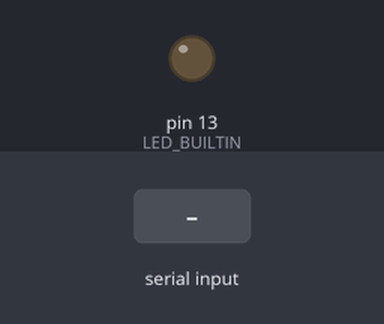
Bench run of a sketch on a simulated Arduino Uno, built with avr-gcc and run on an emulated ATmega328P. On the bench: output pins drawn as LEDs (lit = HIGH). Inputs (shaded band) come from the test bench. Random numbers use the default seed unless the sketch sets one; what the sketch prints to the serial monitor is not drawn.

Above: at 1.2 s.
1.3 s: "1" received over Serial
At 7.9 s:
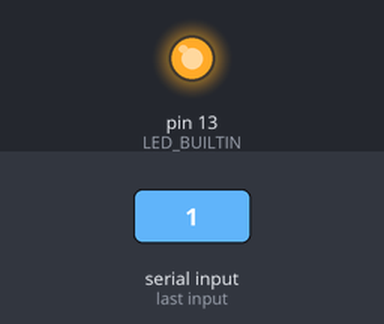
Timing chart, 0 to 9.9 s (numbered marks = the images above; inputs shaded):
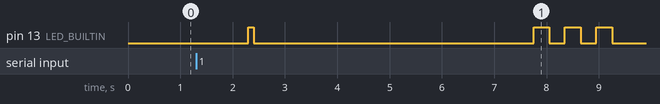

The sketch:

arduino_simulate.ino
```cpp
float prob = 0.7;  // 出現正確刷卡的機率

struct RFIDTag {   // 定義結構
   String code;
   String name;
};

// stored records. code must be UpperCase
struct RFIDTag tags[] = {
  {"96ABC1F7", "Wayne"},
  {"7340341C", "Shinjia"},
  {"B76E3685", "Bruce"},
  {"C1234567", "Candy"},
  {"D4F514C5", "David"},
  {"C3223D1C", "Admin"}
};

byte totalTags = sizeof(tags) / sizeof(RFIDTag);  // 計算結構資料筆數，結果為3。

// for timer control
unsigned long timer_next;  // 多久時間產生下一個
int timer_min =  5000;
int timer_max = 10000;

boolean is_debug = false;


void led(int type)
{
  switch(type)
  {
    case 0: // always dark
       digitalWrite(LED_BUILTIN, 0);
       break;

    case 1: // valid
       for(int i=0; i<3; i++)
       {
         digitalWrite(LED_BUILTIN, 1); delay(300);
         digitalWrite(LED_BUILTIN, 0); delay(300);
       }
       break;

    case 2: // invalid
       for(int i=0; i<8; i++)
       {
         digitalWrite(LED_BUILTIN, 1); delay(100);
         digitalWrite(LED_BUILTIN, 0); delay(100);
       }
       break;

    case 3: // just blink
       digitalWrite(LED_BUILTIN, 1); delay(100);
       digitalWrite(LED_BUILTIN, 0); delay(100);
       break;

    case 9: // always high
       digitalWrite(LED_BUILTIN, 1);
       break;
  }
}

void setup()
{
  Serial.begin(115200);
  if(is_debug)
  {
    Serial.println("Simulate RFID reading UID");
  }

  // LED
  pinMode(LED_BUILTIN, OUTPUT);

  // 時間控制
  timer_next = millis() + random(timer_min, timer_max);
}


void loop()
{
  String rfid_code, rfid_name;
  int idx;
  if(millis()>timer_next)
  {
    if((float)random(0, 10)/10 < prob)
    {
      // 出現正確刷卡
      idx = random(totalTags);
      rfid_code = tags[idx].code;
      rfid_name = tags[idx].name;
      led(1);
    }
    else
    {
      rfid_code = "";
      rfid_name = "Unknown";
      for (byte i=0; i<4; i++)
      {
        byte choice = random(0, 255);
        rfid_code += choice < 0x10 ? "0" : "";
        rfid_code += String(choice, HEX);
        rfid_code.toUpperCase();
      }
      led(2);
    }

    Serial.println(rfid_code);
    if(is_debug)
    {
      Serial.println(rfid_name);
    }
    timer_next = millis() + random(timer_min, timer_max);
  }

  // serial read
  if(Serial.available())
  {
    while(Serial.available() > 0)
    {
      rfid_code = Serial.readString();
      if(is_debug)
      {
        Serial.print("From Serial port---> ");
        Serial.println(rfid_code);
      }
      for(int i=0; i<rfid_code.length(); i++)
      {
        led(3);
      }
    }

    timer_next = millis() + random(timer_min, timer_max);
  }
}
```
